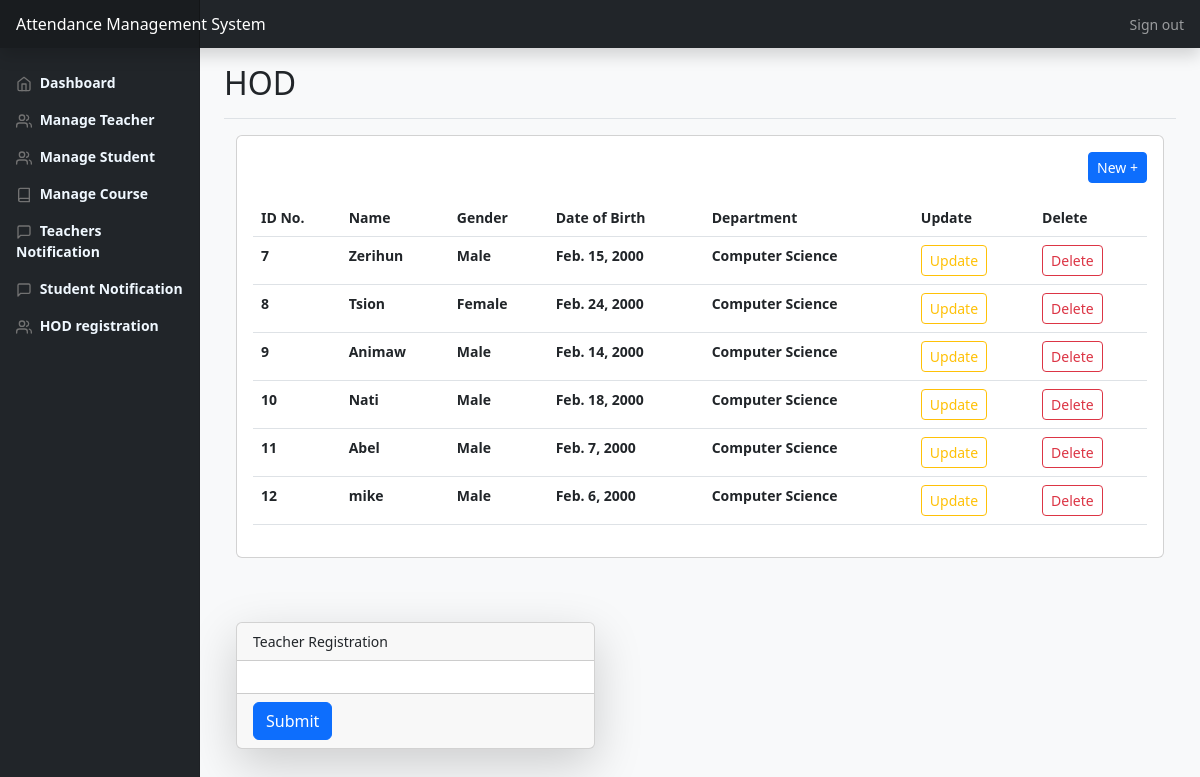
Page /hod/manage_teacher/ (signed in) on the committed database.
### amsApp/models.py (models this page shows, shortened)
class Teacher(models.Model):
    user = models.OneToOneField(User, on_delete=models.CASCADE)
    dept = models.ForeignKey(Dept, on_delete=models.CASCADE, null=True)
    name = models.CharField(max_length=100)
    gender = models.CharField(max_length=50, choices=gender_choice)
    DOB = models.DateField(null=True)

class Dept(models.Model):
    id = models.CharField(primary_key=True, max_length=100)
    name = models.CharField(max_length=200)
    def __str__(self):
        return self.name

### amsApp/views.py (the view)
# urls.py: path('hod/manage_teacher/',views.admin_teacher_view, name='admin_teacher_url'),
@login_required()
def admin_teacher_view(request):
    teacher_p = Teacher.objects.all()
    context ={'teacher_p':teacher_p}
    return render(request, 'admin_teacher.html', context)

### amsApp/templates/admin_teacher.html (shortened to what this page needs)
{% load static %}
{% load crispy_forms_tags %}
{% include "header.html" %}
{% include "admin_header.html" %}
{% include "admin_nav.html" %}
<main class="col-md-9 ms-sm-auto col-lg-10 px-md-4">
  <div class=" align-items-center pt-3 pb-2 mb-3 border-bottom">
    <h1 class="h2">HOD</h1>
  </div>
  <div class="container-fluid">
    <div class="row g-5">
        <div class="col-12">
                        <div class="card card-body mb-3">
                                <div class="d-flex justify-content-end pb-3">
                                    <a href={% url 'admin_teacher_url' %} class="btn btn-primary btn-sm">
                                        New +
                                    </a>
                                </div>
                            <div class="table-responsive">
                                    <table class="table table-hover">
                                           <thead class="table">
                                                 <tr class="bg-light p-2">
                                                <th>ID No.</th>
                                                <th>Name</th>
                                                <th>Gender</th>
                                                <th>Date of Birth</th>
                                                <th>Department</th>
                                                <th>Update</th>
                                                <th>Delete</th>
                                            </tr>
                                            </thead>
                                        {% for teacher in teacher_p %}
                                             <tbody>
                                                 <tr>
                                                <th>{{teacher.id}}</th>
                                                <th>{{teacher.name}}</th>
                                                <th>{{teacher.gender}}</th>
                                                <th>{{teacher.DOB}}</th>
                                                <th>{{teacher.dept}}</th>
                                                <th><a href={% url 'admin_teacher_update_url' teacher.id %} class="btn btn-sm btn-outline-warning">Update</a></th>
                                                <th><a href={% url 'admin_teacher_delete_url' teacher.id %} class="btn btn-sm btn-outline-danger">Delete</a></th>
                                            </tr>
                                             </tbody>
                                        {% endfor %}
                                    </table>
                                </div>
                        </div>
        </div>
        <div class="col-5">
            <form action="" method="POST">
                <div class="card shadow-lg">
                    <div class="card-header">
                            Teacher Registration
                        </div>
                    <div class="card-body">
                    </div>
                    <div class="card-footer">
                        <input type="submit" class="btn btn-primary" value="Submit">
                    </div>
                </div>
                <div class="p-3">
                </div>
            </form>
        </div>
    </div>
</div>
</main>
{% include "footer.html" %}

### amsApp/templates/header.html (shortened to what this page needs)
{% load static %}
<!Doctype html>
<head>
    <link href="https://cdn.jsdelivr.net/npm/bootstrap@5.3.0-alpha1/dist/css/bootstrap.min.css" rel="stylesheet">
    <link href={% static 'styles.css' %} rel="stylesheet">
</head>

### amsApp/templates/admin_header.html (shortened to what this page needs)
{% load avatar_tags %}
{% load static %}
<body class="bg-light">
<header class="navbar navbar-dark sticky-top bg-dark flex-md-nowrap p-0 shadow">
    <a class="navbar-brand col-md-3 col-lg-2 me-0 px-3 fs-6" href="#">Attendance Management System</a>
    <div class="navbar-nav">
      <div class="row">
        <div class="col d-flex justify-content-end">
          <div class="nav-item text-nowrap align-self-center">
          <a class=" nav-link px-3 btn btn-sm btn-outline-secondary" href="{% url 'logout_url' %}">Sign out
        </a>
      </div>
        </div>
      </div>
    </div>
</header>

### amsApp/templates/admin_nav.html (shortened to what this page needs)
{% load static %}
{% load avatar_tags %}
{% load active_link_tags %}
<div class="container-fluid">
    <div class="row" >
      <nav id="sidebarMenu" class="col-md-3 col-lg-2 d-md-block bg-dark navbar-dark sidebar collapse">
        <div class="position-sticky pt-3 sidebar-sticky">
          <ul class="nav flex-column">
            <li class="nav-item ">
              <a class="nav-link fw-bold {% active_link 'admin_session_year_url' 'sidebar_active' %}" aria-current="page" href={% url 'admin_home_url' %}>
                <span data-feather="home" class="align-text-bottom"></span>
                Dashboard
            </li>
            <li class="nav-item">
              <a class="nav-link fw-bold {% active_link 'admin_session_year_url' 'sidebar_active' %}" href={% url 'admin_teacher_url' %}>
                <span data-feather="users" class="align-text-bottom"></span>
                Manage Teacher
            </li>
            <li class="nav-item ">
              <a class="nav-link fw-bold {% active_link 'admin_session_year_url' 'sidebar_active' %}" href="{% url 'admin_student_url' %}">
                <span data-feather="users" class="align-text-bottom"></span>
                Manage Student
              </a>
            </li>
            <li class="nav-item">
              <a class="nav-link fw-bold {% active_link 'admin_session_year_url' 'sidebar_active' %}" href="{% url 'admin_course_url' %}">
                <span data-feather="book" class="align-text-bottom"></span>
                Manage Course
              </a>
            </li>
            <li class="nav-item">
              <a class="nav-link fw-bold" href="{% url 'admin_notification_teacher_url' %}">
                <span data-feather="message-square" class="align-text-bottom"></span>
                Teachers Notification
              </a>
            </li>
            <li class="nav-item">
              <a class="nav-link fw-bold {% active_link 'admin_session_year_url' 'sidebar_active' %}" href="{% url 'admin_notification_student_url' %}">
                <span data-feather="message-square" class="align-text-bottom"></span>
                Student Notification
              </a>
            </li>
            <li class="nav-item">
              <a class="nav-link fw-bold {% active_link 'admin_session_year_url' 'sidebar_active' %}" href="{% url 'hod_registration_url' %}">
                <span data-feather="users" class="align-text-bottom"></span>
                HOD registration
              </a>
            </li>
          </ul>
        </div>
      </nav>

### amsApp/templates/footer.html (shortened to what this page needs)
{% load static %}
  </body>
</html>

### amsApp/static/styles.css (style rules this page uses)
body { font-size: .875rem; }
.feather { width: 16px; height: 16px; }
.sidebar { position: fixed; top: 0; bottom: 0; left: 0; z-index: 100; padding: 48px 0 0; box-shadow: inset -1px 0 0 rgba(0, 0, 0, .1); }
.sidebar-sticky { height: calc(100vh - 48px); overflow-x: hidden; overflow-y: auto; }
.sidebar .nav-link { font-weight: 500; color: aliceblue; }
.sidebar .nav-link .feather { margin-right: 4px; color: #727272; }
.navbar-brand { padding-top: .75rem; padding-bottom: .75rem; background-color: rgba(0, 0, 0, .25); box-shadow: inset -1px 0 0 rgba(0, 0, 0, .25); }

### rows in the picture
Teacher: id "7", name "Zerihun", gender "Male", DOB "Feb. 15, 2000", dept "Computer Science"
Teacher: id "8", name "Tsion", gender "Female", DOB "Feb. 24, 2000", dept "Computer Science"
Teacher: id "9", name "Animaw", gender "Male", DOB "Feb. 14, 2000", dept "Computer Science"
Teacher: id "10", name "Nati", gender "Male", DOB "Feb. 18, 2000", dept "Computer Science"
Teacher: id "11", name "Abel", gender "Male", DOB "Feb. 7, 2000", dept "Computer Science"
Teacher: id "12", name "mike", gender "Male", DOB "Feb. 6, 2000", dept "Computer Science"
